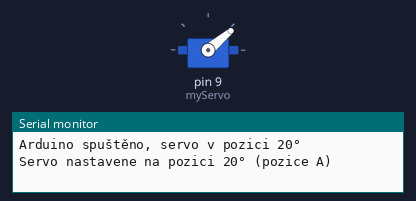
Bench run of a sketch on a simulated Arduino Uno, built with avr-gcc and run on an emulated ATmega328P. Shown: servo, the last lines printed to the serial monitor.

Above: at 0.05 s.
At 59.8 s:
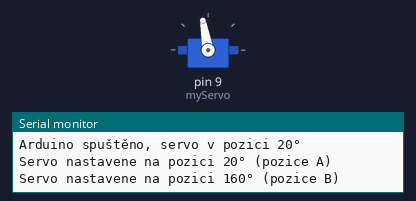
Timing chart, 0 to 78.0 s (numbered marks = the images above):
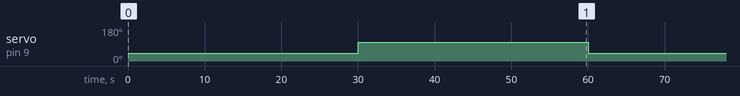

The sketch:

clona_arduino.ino
```cpp
#include <Servo.h>

Servo myServo;

void setup() {
  Serial.begin(9600);    // inicializace sériového portu
  myServo.attach(9);     // servo na pin D9
  myServo.write(40);     // počáteční pozice
  Serial.println("Arduino spuštěno, servo v pozici 20°");
}

void loop() {
  // pozice A
  myServo.write(40);
  Serial.println("Servo nastavene na pozici 20° (pozice A)");
  delay(30000);  // čekáme 15 sekund

  // pozice B
  myServo.write(100);
  Serial.println("Servo nastavene na pozici 160° (pozice B)");
  delay(30000);  // čekáme 15 sekund
}
```

Measured:
- by itself, servo on pin 9 (myServo): alternates 100° for 30.0 s and 40° for 30.0 s
